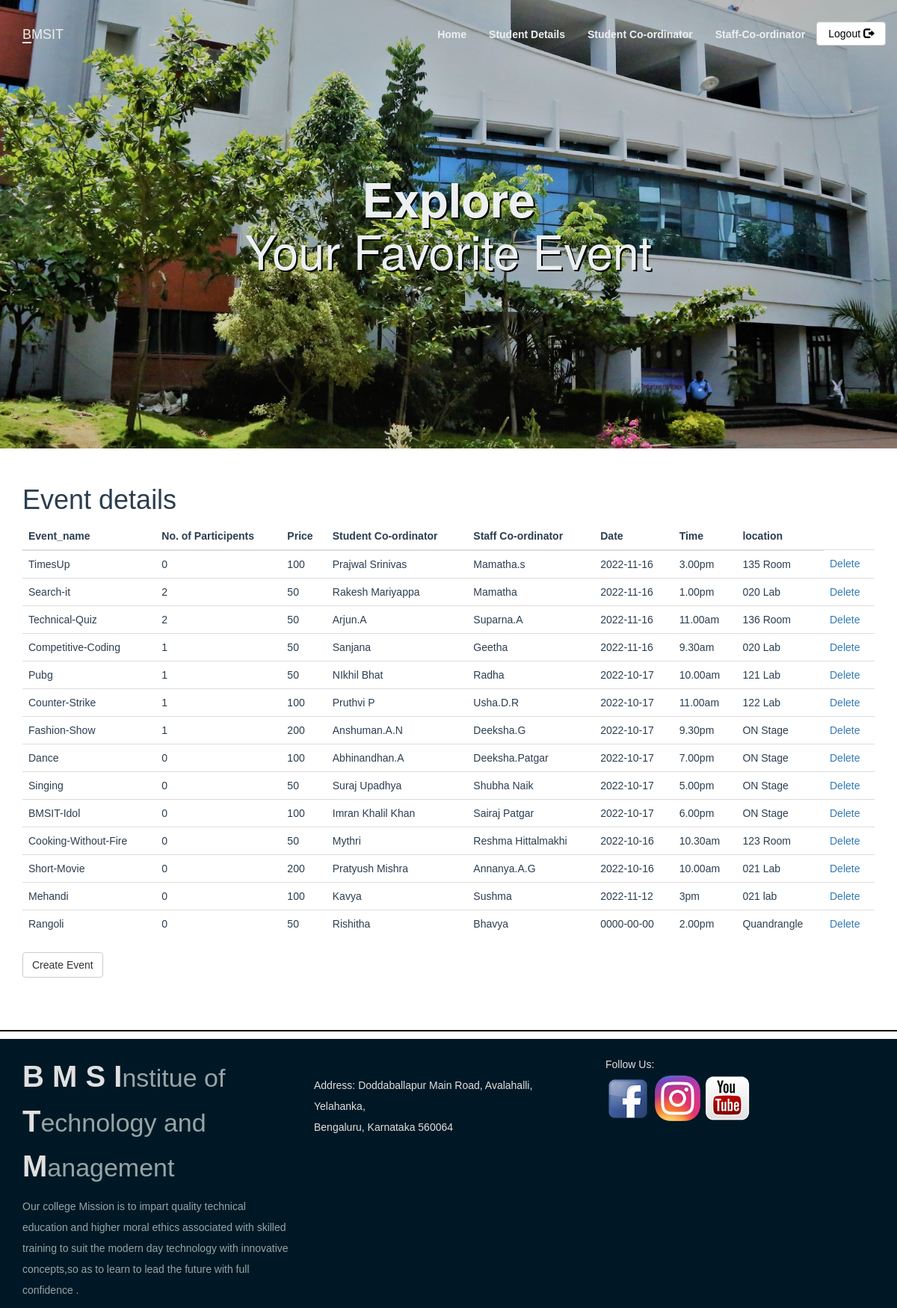
/adminPage.php, run on the app's committed database.
### tables this page shows
CREATE TABLE `staff_coordinator` (
  `stid` int(11) NOT NULL,
  `name` varchar(100) NOT NULL,
  `phone` varchar(10) DEFAULT NULL,
  `event_id` int(11) DEFAULT NULL
);

CREATE TABLE `events` (
  `event_id` int(11) NOT NULL,
  `event_title` varchar(50) NOT NULL,
  `event_price` int(11) DEFAULT NULL,
  `participents` int(100) DEFAULT 0,
  `img_link` text DEFAULT NULL,
  `type_id` int(11) DEFAULT NULL
);

CREATE TABLE `student_coordinator` (
  `sid` int(11) NOT NULL,
  `st_name` varchar(100) NOT NULL,
  `phone` varchar(10) DEFAULT NULL,
  `event_id` int(11) DEFAULT NULL
);

CREATE TABLE `event_info` (
  `event_id` int(10) NOT NULL,
  `Date` date DEFAULT NULL,
  `time` varchar(20) NOT NULL,
  `location` varchar(300) NOT NULL
);

### adminPage.php (the view, shortened to what this page needs)
<?php
include_once 'classes/db1.php';
$result = mysqli_query($conn,"SELECT * FROM staff_coordinator s ,event_info ef ,student_coordinator st,events e where e.event_id= ef.event_id and e.event_id= s.event_id and e.event_id= st.event_id");
?>
<!DOCTYPE html>
<html>
<head>
</head>
    <body>
<?php include 'utils/adminHeader.php'?>
        <div class = "content">
            <div class = "container">
            <h1>Event details</h1>
            <?php
if (mysqli_num_rows($result) > 0) {
?>
                <table class="table table-hover" >
                    <thead>
                        <tr>
                            <th>Event_name</th>
                            <th>No. of Participents</th>
                            <th>Price</th>
                            <th>Student Co-ordinator</th>
                            <th>Staff Co-ordinator</th>
                            <th>Date</th>
                            <th>Time</th>
                            <th>location </th>
                        </tr>
                    </thead>
                    <tbody>
                        <?php
                     while($row = mysqli_fetch_array($result)){
                            echo '<tr>';
                             echo '<td>' . $row['event_title'] . '</td>';
                            echo '<td>' . $row['participents'] . '</td>';
                            echo '<td>' . $row['event_price'] . '</td>';
                            echo '<td>' . $row['st_name'] . '</td>';
                            echo '<td>' . $row['name'] . '</td>';
                            echo '<td>'.$row['Date'].'</td>';
                            echo '<td>'.$row['time'].'</td>';
                            echo '<td>'.$row['location'].'</td>';
                            echo '<td>'
                            .'<a class="delete" href="deleteEvent.php?id='.$row['event_id'].'">Delete</a> '
                            .'</td>';
                            echo '</tr>';
                        }
                        ?>
                    </tbody>
                </table>
<?php
}
?>
                <a class="btn btn-default" href = "createEventForm.php">Create Event</a>
            </div>
        </div>
        <?php require 'utils/footer.php'; ?>
    </body>
</html>

### css/style.css (style rules this page uses)
body { overflow-x: hidden; }
.content { font-family: Arial, Helvetica, sans-serif; color: #2C3E50; }

### data on the page
staff_coordinator: event.event_title "TimesUp", event.participents "0", event.event_price "100", student_coordinator.st_name "Prajwal Srinivas", name "Mamatha.s", event_info.Date "2022-11-16", event_info.time "3.00pm", event_info.location "135 Room"
staff_coordinator: event.event_title "Search-it", event.participents "2", event.event_price "50", student_coordinator.st_name "Rakesh Mariyappa", name "Mamatha", event_info.Date "2022-11-16", event_info.time "1.00pm", event_info.location "020 Lab"
staff_coordinator: event.event_title "Technical-Quiz", event.participents "2", event.event_price "50", student_coordinator.st_name "Arjun.A", name "Suparna.A", event_info.Date "2022-11-16", event_info.time "11.00am", event_info.location "136 Room"
staff_coordinator: event.event_title "Competitive-Coding", event.participents "1", event.event_price "50", student_coordinator.st_name "Sanjana", name "Geetha", event_info.Date "2022-11-16", event_info.time "9.30am", event_info.location "020 Lab"
staff_coordinator: event.event_title "Pubg", event.participents "1", event.event_price "50", student_coordinator.st_name "NIkhil Bhat", name "Radha", event_info.Date "2022-10-17", event_info.time "10.00am", event_info.location "121 Lab"
staff_coordinator: event.event_title "Counter-Strike", event.participents "1", event.event_price "100", student_coordinator.st_name "Pruthvi P", name "Usha.D.R", event_info.Date "2022-10-17", event_info.time "11.00am", event_info.location "122 Lab"
staff_coordinator: event.event_title "Fashion-Show", event.participents "1", event.event_price "200", student_coordinator.st_name "Anshuman.A.N", name "Deeksha.G", event_info.Date "2022-10-17", event_info.time "9.30pm", event_info.location "ON Stage"
staff_coordinator: event.event_title "Dance", event.participents "0", event.event_price "100", student_coordinator.st_name "Abhinandhan.A", name "Deeksha.Patgar", event_info.Date "2022-10-17", event_info.time "7.00pm", event_info.location "ON Stage"
staff_coordinator: event.event_title "Singing", event.participents "0", event.event_price "50", student_coordinator.st_name "Suraj Upadhya", name "Shubha Naik", event_info.Date "2022-10-17", event_info.time "5.00pm", event_info.location "ON Stage"
staff_coordinator: event.event_title "BMSIT-Idol", event.participents "0", event.event_price "100", student_coordinator.st_name "Imran Khalil Khan", name "Sairaj Patgar", event_info.Date "2022-10-17", event_info.time "6.00pm", event_info.location "ON Stage"
staff_coordinator: event.event_title "Cooking-Without-Fire", event.participents "0", event.event_price "50", student_coordinator.st_name "Mythri", name "Reshma Hittalmakhi", event_info.Date "2022-10-16", event_info.time "10.30am", event_info.location "123 Room"
staff_coordinator: event.event_title "Short-Movie", event.participents "0", event.event_price "200", student_coordinator.st_name "Pratyush Mishra", name "Annanya.A.G", event_info.Date "2022-10-16", event_info.time "10.00am", event_info.location "021 Lab"
staff_coordinator: event.event_title "Mehandi", event.participents "0", event.event_price "100", student_coordinator.st_name "Kavya", name "Sushma", event_info.Date "2022-11-12", event_info.time "3pm", event_info.location "021 lab"
staff_coordinator: event.event_title "Rangoli", event.participents "0", event.event_price "50", student_coordinator.st_name "Rishitha", name "Bhavya", event_info.Date "0000-00-00", event_info.time "2.00pm", event_info.location "Quandrangle"
